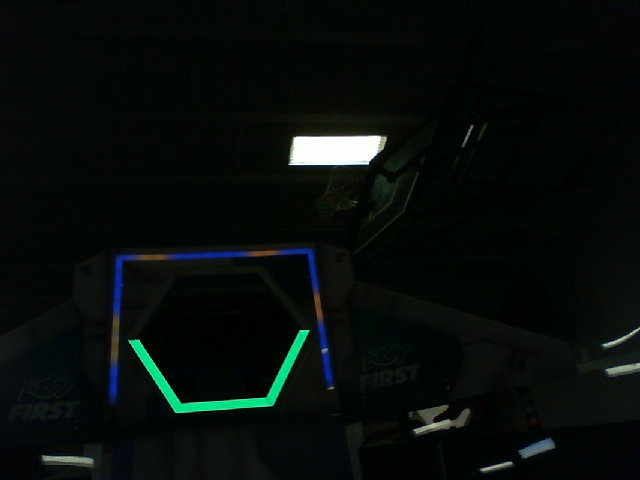
#> input picture images/TopGoal/BlueGoal-132in-Center.jpg, 640 x 480 px, found by its file name
$ python ImageTest.py   (older library calls are emulated)
#> lines starting #> are read from the running program, lines starting #| are printed output that depends on the picture; after the words box and inside, x2 and y2 are one past the last pixel; in counts of white or black regions, pixels touching at a corner belong together
#!/usr/bin/env python3

# Import video tracking library OPEN CV and python Advance array support with numpy
import cv2
import numpy as np

# Import math for distance calculations
import math

print("Image Tracking Example Infinite Recharge:2606")

# initial video capture
img = cv2.imread('D:\Robotics\InfiniteRechargeVision\images\TopGoal\BlueGoal-132in-Center.jpg' ,cv2.IMREAD_COLOR)
#> img is the input picture: shape (480, 640, 3); mean B, G, R 10.9, 13.3, 7.5


# Capture frames
frame = img

# Convert BGR video to HSV for hue selection
imgHSV = cv2.cvtColor(frame, cv2.COLOR_BGR2HSV)
#> imgHSV: shape (480, 640, 3); mean H, S, V 72.5, 159.6, 14.4

# Make Black White image of just imgHSV bright green
imgGreenBW = cv2.inRange(imgHSV, np.array([30, 150, 40]), np.array([100, 255, 255]))
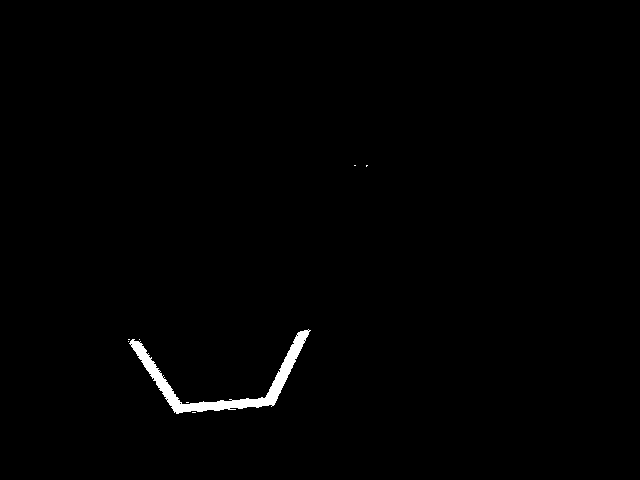
#> imgGreenBW: shape (480, 640); 0.81% white; 8 white regions (7 under 20 px), largest, box (x1, y1, x2, y2) and area: (129, 329, 311, 414) 2487

# BGR Version of imgGreenBW image for contour drawing
imgGreenBGR = cv2.cvtColor(imgGreenBW, cv2.COLOR_GRAY2BGR)
#> imgGreenBGR: shape (480, 640, 3); 0.81% white; 8 white regions (7 under 20 px)

# Ffind contours and place them in an array
img2, contours, hierarchy = cv2.findContours(imgGreenBW, cv2.RETR_TREE, cv2.CHAIN_APPROX_NONE)
#> contours = 15 contours, 14 with area under 20; largest, box (x1, y1, x2, y2) and area: (129, 329, 311, 414) 2223

# Sort contour Array by size
contoursSorted = sorted(contours, key=lambda x: cv2.contourArea(x), reverse = True)
#> contoursSorted has the same summary as contours

# Init point array and adjusted array of countours @@ NOTE @@ make change to a single largest item
#adjContours = []
points = (0,0)

# Find Largest Contour
if len(contoursSorted) >= 1:
    # Make variable of biggest contour
    bigCont = contoursSorted[0]
#> bigCont = contour of 540 points, box (x1, y1, x2, y2) (129, 329, 311, 414), area 2223

    # Draw that big contour
    cv2.drawContours(imgGreenBGR, bigCont, 0, (255, 0, 255), 3)
#> imgGreenBGR: shape (480, 640, 3); mean B, G, R 2.1, 2.1, 2.1

    # Point finding
    moments = cv2.moments(bigCont)
#> moments = moments, m00 2223, centre m10/m00, m01/m00 = (223, 381.4)
    moment = moments['m00']
#> moment = 2223
    if moment != 0:
        centerX = int(moments['m10']/moment)
#> centerX = 223
        centerY = int(moments['m01']/moment)
#> centerY = 381

        # Store point
        pt = (centerX, centerY - (int)(cv2.contourArea(bigCont)/60))
#> pt = (223, 344)

        # Draw point on window
        cv2.circle(imgGreenBGR, pt, 3, (255, 0, 0), 3)
#> imgGreenBGR: shape (480, 640, 3); mean B, G, R 2.2, 2.1, 2.1

        # Put point in pt array
        points = pt
#> points = (223, 344)

# write to console point where the center is
print('center of pixels = {}'.format(pt))
#| center of pixels = (223, 344)

print(cv2.contourArea(bigCont))
#| 2223.0

# Show frame with contours and points
cv2.imshow("Frame", imgGreenBGR)

# Show Original image in HSV
cv2.imshow("OG", img)

# Wait for a key press and close all windows
cv2.waitKey(0)
cv2.destroyAllWindows()

$ run again, with images/TopGoal/BlueGoal-060in-Center.jpg copied over images/TopGoal/BlueGoal-132in-Center.jpg
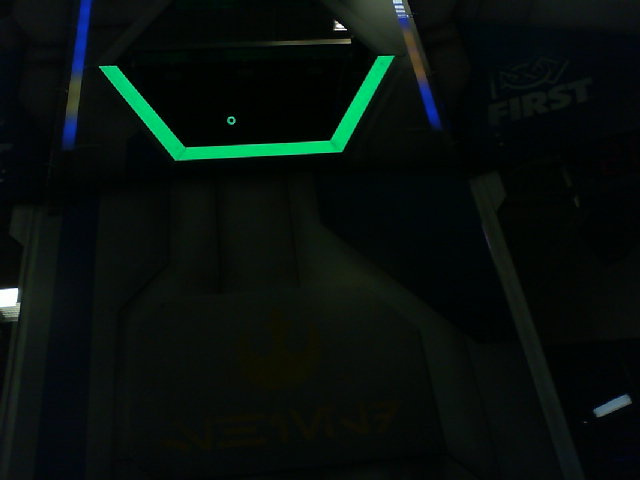
#> input picture images/TopGoal/BlueGoal-060in-Center.jpg, 640 x 480 px, found by its file name
#> img is the input picture: shape (480, 640, 3); mean B, G, R 12.6, 15.7, 7.4
#> imgHSV: shape (480, 640, 3); mean H, S, V 77, 152, 17
#> `imgGreenBW = cv2.inRange(imgHSV, np.array([30, 150, 40]), np.array([10..`:
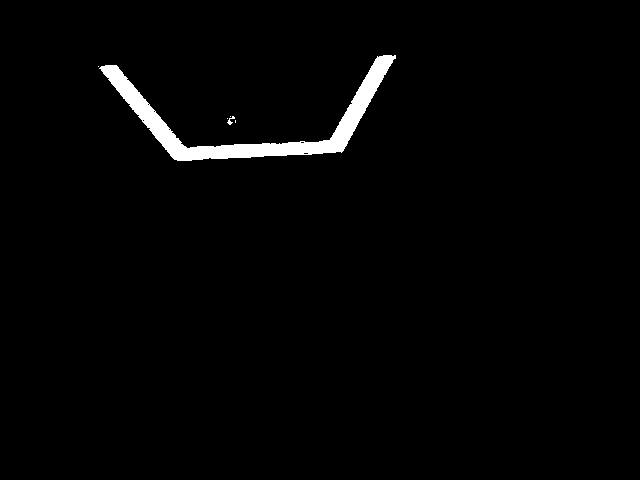
#> imgGreenBW: shape (480, 640); 1.8% white; 6 white regions (4 under 20 px), largest, box (x1, y1, x2, y2) and area: (99, 55, 396, 161) 5620, (227, 116, 235, 125) 29
#> contours = 12 contours, 11 with area under 20; largest, box (x1, y1, x2, y2) and area: (99, 55, 396, 161) 5270
#> contoursSorted has the same summary as contours
#> bigCont = contour of 721 points, box (x1, y1, x2, y2) (99, 55, 396, 161), area 5270
#> moments = moments, m00 5269.5, centre m10/m00, m01/m00 = (251.4, 121.8)
#> moment = 5269.5
#> centerX = 251
#> centerY = 121
#> pt = (251, 34)
#| center of pixels = (251, 34)
#| 5269.5

$ run again, with images/TopGoal/BlueGoal-084in-Center.jpg copied over images/TopGoal/BlueGoal-132in-Center.jpg
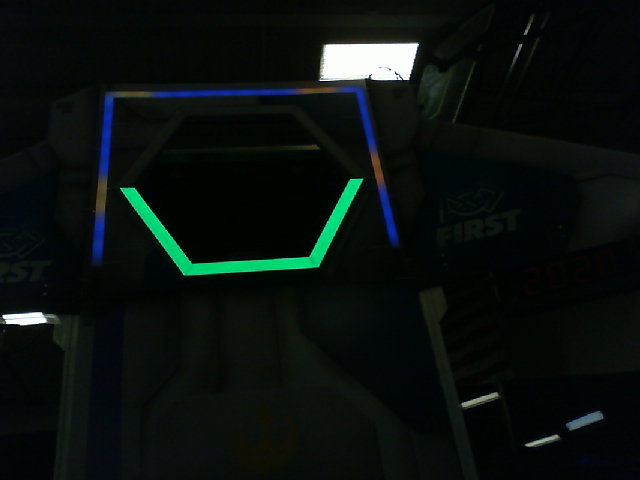
#> input picture images/TopGoal/BlueGoal-084in-Center.jpg, 640 x 480 px, found by its file name
#> img is the input picture: shape (480, 640, 3); mean B, G, R 14.5, 16.7, 9.8
#> imgHSV: shape (480, 640, 3); mean H, S, V 75.1, 146.2, 18.3
#> `imgGreenBW = cv2.inRange(imgHSV, np.array([30, 150, 40]), np.array([10..`:
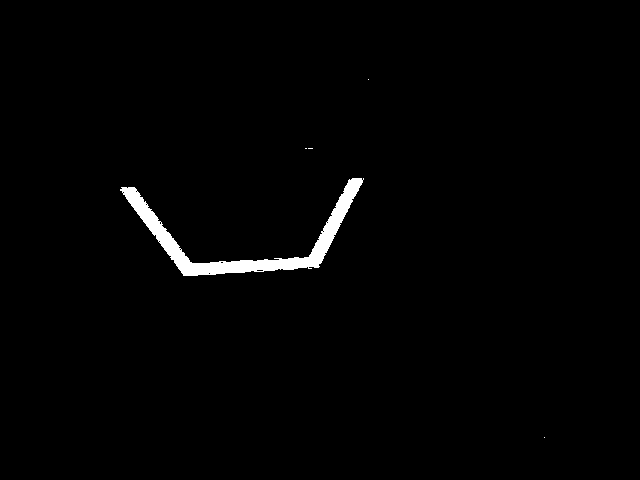
#> imgGreenBW: shape (480, 640); 1.3% white; 5 white regions (4 under 20 px), largest, box (x1, y1, x2, y2) and area: (120, 178, 364, 276) 4127
#> contours = 16 contours, 15 with area under 20; largest, box (x1, y1, x2, y2) and area: (120, 178, 364, 276) 3812
#> contoursSorted has the same summary as contours
#> bigCont = contour of 663 points, box (x1, y1, x2, y2) (120, 178, 364, 276), area 3812
#> moments = moments, m00 3812.5, centre m10/m00, m01/m00 = (243.8, 239.4)
#> moment = 3812.5
#> centerX = 243
#> centerY = 239
#> pt = (243, 176)
#| center of pixels = (243, 176)
#| 3812.5

$ run again, with images/TopGoal/BlueGoal-108in-Center.jpg copied over images/TopGoal/BlueGoal-132in-Center.jpg
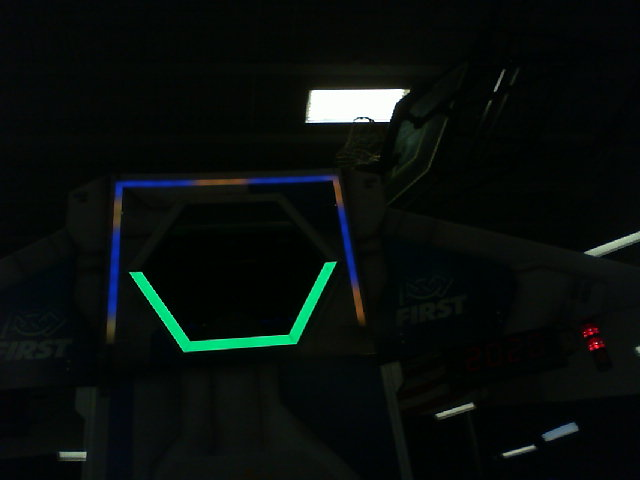
#> input picture images/TopGoal/BlueGoal-108in-Center.jpg, 640 x 480 px, found by its file name
#> img is the input picture: shape (480, 640, 3); mean B, G, R 12.3, 14.6, 8.6
#> imgHSV: shape (480, 640, 3); mean H, S, V 73.7, 153.3, 16.1
#> `imgGreenBW = cv2.inRange(imgHSV, np.array([30, 150, 40]), np.array([10..`:
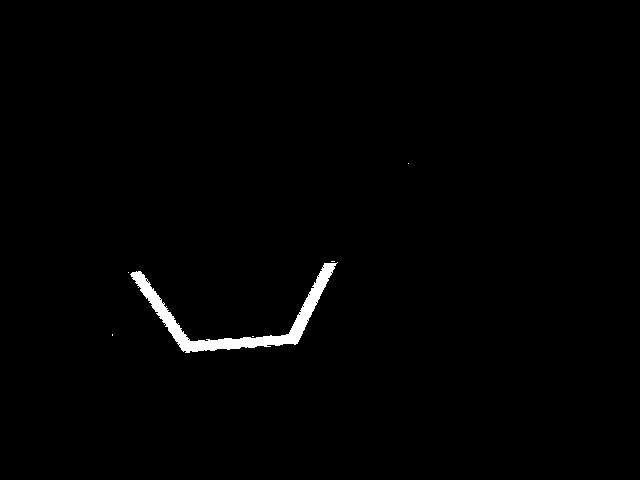
#> imgGreenBW: shape (480, 640); 1% white; 6 white regions (5 under 20 px), largest, box (x1, y1, x2, y2) and area: (130, 262, 338, 353) 3105
#> contours = 21 contours, 20 with area under 20; largest, box (x1, y1, x2, y2) and area: (130, 262, 338, 353) 2818
#> contoursSorted has the same summary as contours
#> bigCont = contour of 603 points, box (x1, y1, x2, y2) (130, 262, 338, 353), area 2818
#> moments = moments, m00 2818.5, centre m10/m00, m01/m00 = (236.1, 318.5)
#> moment = 2818.5
#> centerX = 236
#> centerY = 318
#> pt = (236, 272)
#| center of pixels = (236, 272)
#| 2818.5
